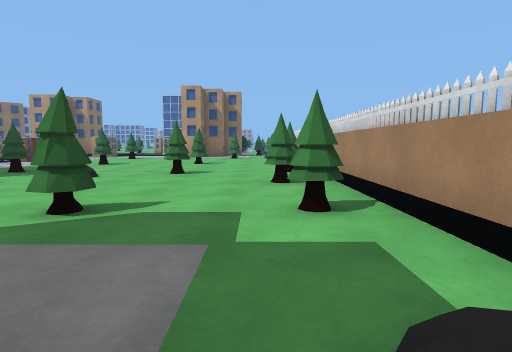
View 1 (above)

21 first-person views from a walk through a 3-D level made in the Unity game engine. The camera is 1.2 m above the floor, tilts 6° down and sees 80° across. The floor is counted in squares, 2 m on a side. Each view is taken from the middle of a square. On the plan, view 1 faces up. The plan holds only what a view shows up to about 9 squares ahead; the rest is blank. The place goes on beyond the plan. Some animated figures are left out. Surface patterns are stand-ins for the level's own textures.

View 2
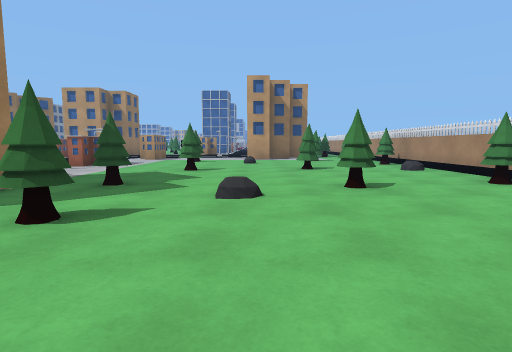

View 3
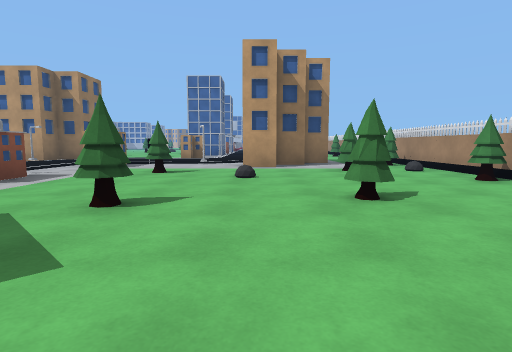

View 4
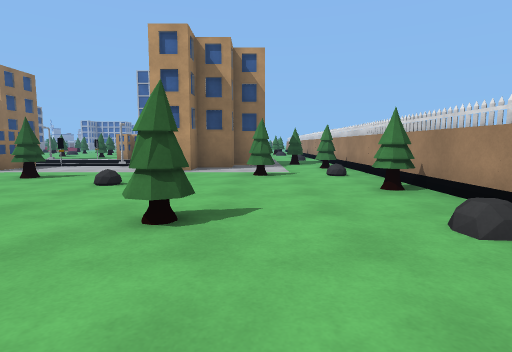

View 5
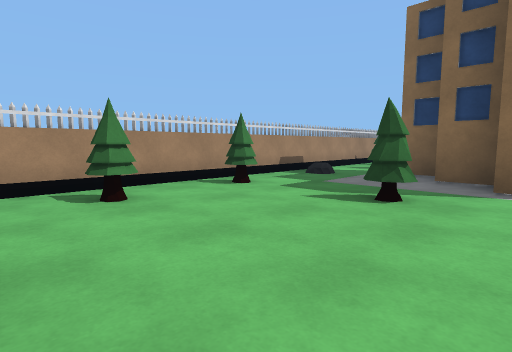

View 6
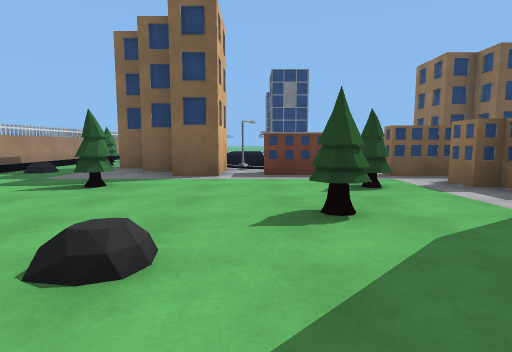

View 7
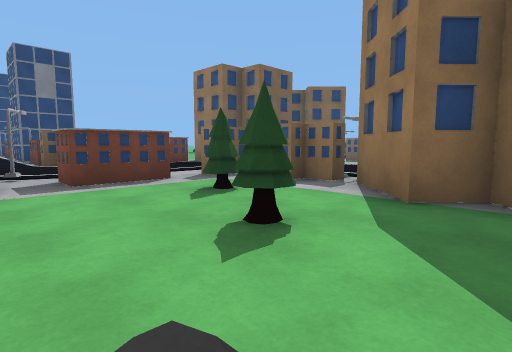

View 8
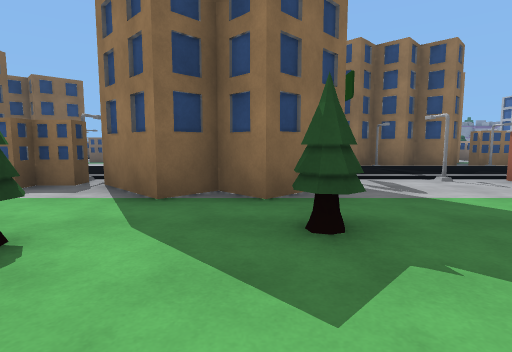

View 9
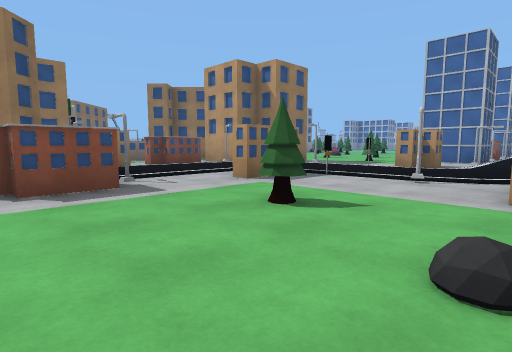

View 10
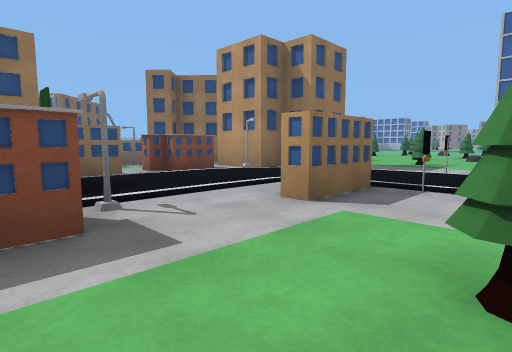

View 11
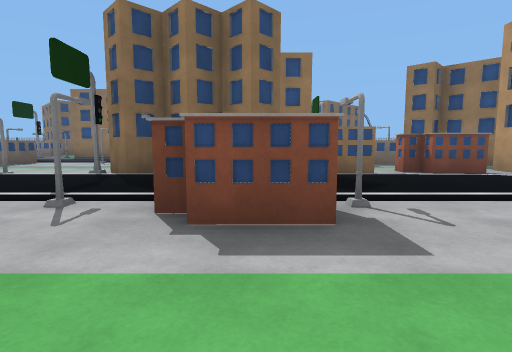

View 12
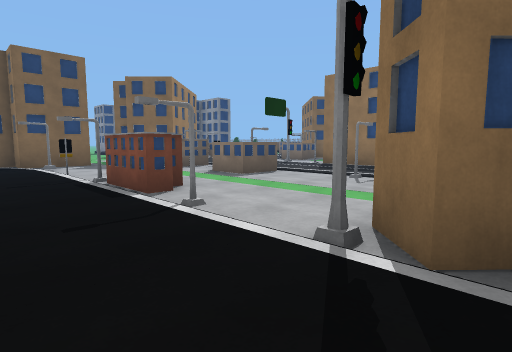

View 13
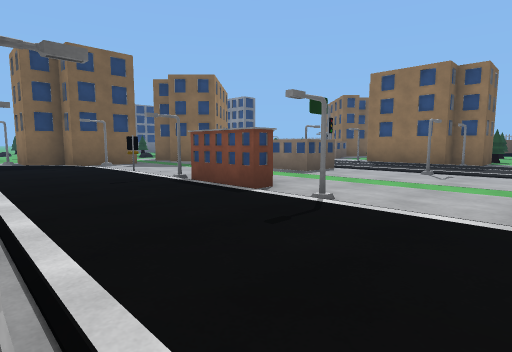

View 14
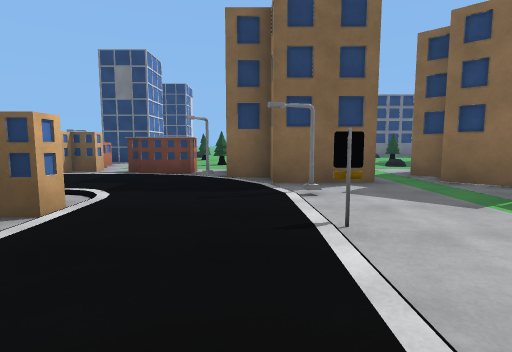

View 15
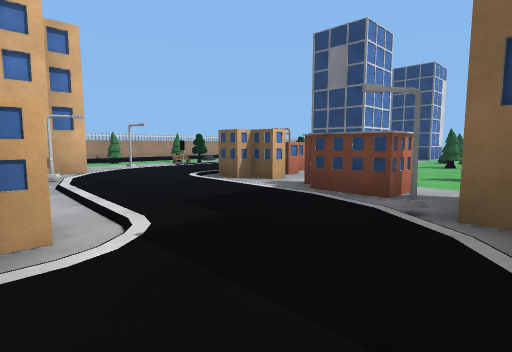

View 16
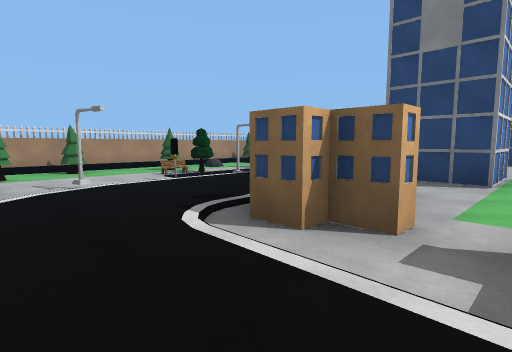

View 17
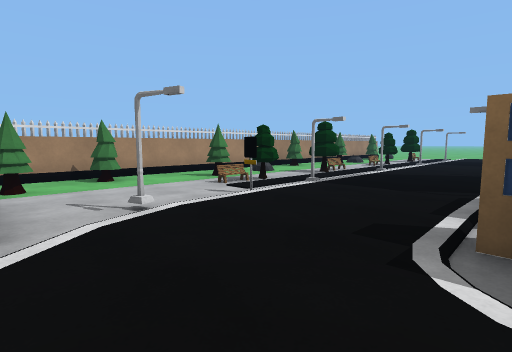

View 18
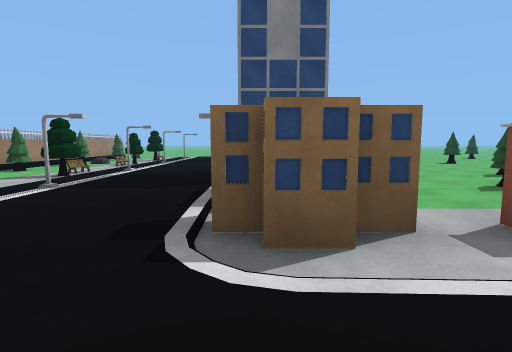

View 19
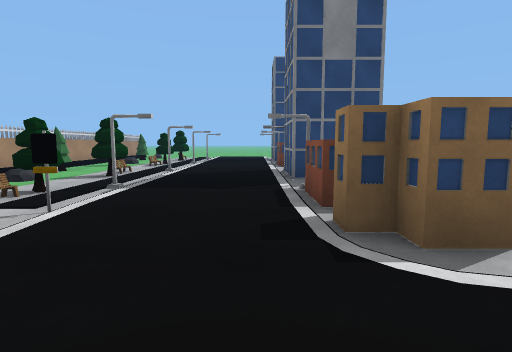

View 20
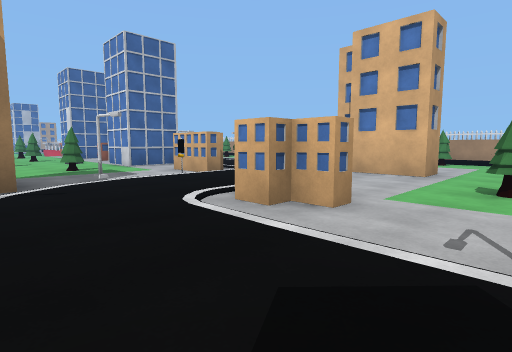

View 21
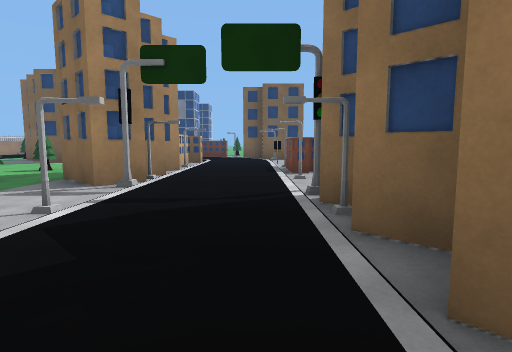

### Floor plan
Key: @ floor where view 1 was taken; # wall or solid block; x gap in a wall; . floor; / step, stairs or slope; ^ raised ledge.
Columns run from 19 left of view 1 to 2 right of it. Each row starts with its distance up from view 1.
 22           ..
 21           .#.##.
 20           ......
 19           ...#..
 18      #  ##..x#..
 17      #  #./.....
 16        ..#....../###.#
 15      ^..#../#xxx##..##
 14      ^..#../#...#....#
 13         #../..#...#..#
 12         x..#.........#
 11         #..^........##
 10         #..^.........#
  9         #../...#.#...#
  8       ..#../.........#
  7   ../......##.#.....##
  6 ##..#......##........#
  5  #../...^../#.......x#
  4   ../^..#..##.#......#
  3     #^..x..##....#...#
  2      ....../#........#
  1      #.....##.#.#....#
  0      ...#..// /###.@.#
 -1      #.../.......#x#.#
 -2      #.####/...../...#
 -3       .  #.#xx#../..##
 -4           .......//..#
 -5           ....^..###.#
 -6           #....../...#
 -7          #...##../#..#
 -8         .....##../#.##
 -9         .... ..../...#

Positions as (right, up) in squares from view 1, and headings:
1: (0, 0), facing up
2: (-3, 2), facing up
3: (-3, 6), facing up
4: (-1, 7), facing up
5: (-3, 6), facing down-right
6: (-4, 7), facing down
7: (-3, 6), facing down-left
8: (-3, 6), facing left
9: (-3, 10), facing up-left
10: (-5, 11), facing up-left
11: (-5, 11), facing left
12: (-9, 9), facing down-left
13: (-8, 8), facing down-left
14: (-10, 4), facing down
15: (-10, 1), facing down-right
16: (-7, -1), facing down-right
17: (-5, -1), facing down-right
18: (-5, -1), facing down
19: (-4, -1), facing down
20: (-10, 12), facing up-right
21: (-10, 12), facing down
